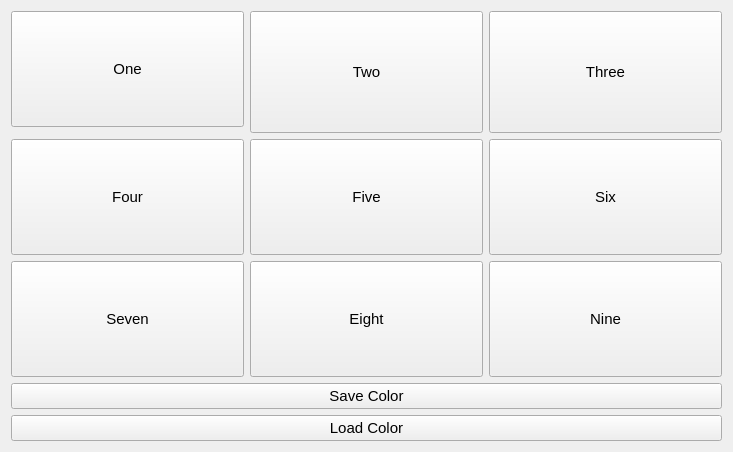
<?xml version="1.0" encoding="UTF-8"?>
<ui version="4.0">
 <class>Widget</class>
 <widget class="QWidget" name="Widget">
  <property name="geometry">
   <rect>
    <x>0</x>
    <y>0</y>
    <width>733</width>
    <height>452</height>
   </rect>
  </property>
  <property name="windowTitle">
   <string>Widget</string>
  </property>
  <layout class="QVBoxLayout" name="verticalLayout">
   <item>
    <layout class="QGridLayout" name="gridLayout">
     <item row="0" column="0">
      <widget class="QPushButton" name="Button_1">
       <property name="sizePolicy">
        <sizepolicy hsizetype="Minimum" vsizetype="Expanding">
         <horstretch>0</horstretch>
         <verstretch>0</verstretch>
        </sizepolicy>
       </property>
       <property name="font">
        <font>
         <pointsize>11</pointsize>
        </font>
       </property>
       <property name="text">
        <string>One</string>
       </property>
      </widget>
     </item>
     <item row="0" column="1" rowspan="2">
      <widget class="QPushButton" name="Button_2">
       <property name="sizePolicy">
        <sizepolicy hsizetype="Minimum" vsizetype="Expanding">
         <horstretch>0</horstretch>
         <verstretch>0</verstretch>
        </sizepolicy>
       </property>
       <property name="font">
        <font>
         <pointsize>11</pointsize>
        </font>
       </property>
       <property name="text">
        <string>Two</string>
       </property>
      </widget>
     </item>
     <item row="2" column="0">
      <widget class="QPushButton" name="Button_4">
       <property name="sizePolicy">
        <sizepolicy hsizetype="Minimum" vsizetype="Expanding">
         <horstretch>0</horstretch>
         <verstretch>0</verstretch>
        </sizepolicy>
       </property>
       <property name="font">
        <font>
         <pointsize>11</pointsize>
        </font>
       </property>
       <property name="text">
        <string>Four</string>
       </property>
      </widget>
     </item>
     <item row="2" column="1">
      <widget class="QPushButton" name="Button_5">
       <property name="sizePolicy">
        <sizepolicy hsizetype="Minimum" vsizetype="Expanding">
         <horstretch>0</horstretch>
         <verstretch>0</verstretch>
        </sizepolicy>
       </property>
       <property name="font">
        <font>
         <pointsize>11</pointsize>
        </font>
       </property>
       <property name="text">
        <string>Five</string>
       </property>
      </widget>
     </item>
     <item row="2" column="2">
      <widget class="QPushButton" name="Button_6">
       <property name="sizePolicy">
        <sizepolicy hsizetype="Minimum" vsizetype="Expanding">
         <horstretch>0</horstretch>
         <verstretch>0</verstretch>
        </sizepolicy>
       </property>
       <property name="font">
        <font>
         <pointsize>11</pointsize>
        </font>
       </property>
       <property name="text">
        <string>Six</string>
       </property>
      </widget>
     </item>
     <item row="3" column="0">
      <widget class="QPushButton" name="Button_7">
       <property name="sizePolicy">
        <sizepolicy hsizetype="Minimum" vsizetype="Expanding">
         <horstretch>0</horstretch>
         <verstretch>0</verstretch>
        </sizepolicy>
       </property>
       <property name="font">
        <font>
         <pointsize>11</pointsize>
        </font>
       </property>
       <property name="text">
        <string>Seven</string>
       </property>
      </widget>
     </item>
     <item row="3" column="1">
      <widget class="QPushButton" name="Button_8">
       <property name="sizePolicy">
        <sizepolicy hsizetype="Minimum" vsizetype="Expanding">
         <horstretch>0</horstretch>
         <verstretch>0</verstretch>
        </sizepolicy>
       </property>
       <property name="font">
        <font>
         <pointsize>11</pointsize>
        </font>
       </property>
       <property name="text">
        <string>Eight</string>
       </property>
      </widget>
     </item>
     <item row="3" column="2">
      <widget class="QPushButton" name="Button_9">
       <property name="sizePolicy">
        <sizepolicy hsizetype="Minimum" vsizetype="Expanding">
         <horstretch>0</horstretch>
         <verstretch>0</verstretch>
        </sizepolicy>
       </property>
       <property name="font">
        <font>
         <pointsize>11</pointsize>
        </font>
       </property>
       <property name="text">
        <string>Nine</string>
       </property>
      </widget>
     </item>
     <item row="0" column="2" rowspan="2">
      <widget class="QPushButton" name="Button_3">
       <property name="sizePolicy">
        <sizepolicy hsizetype="Minimum" vsizetype="Expanding">
         <horstretch>0</horstretch>
         <verstretch>0</verstretch>
        </sizepolicy>
       </property>
       <property name="font">
        <font>
         <pointsize>11</pointsize>
        </font>
       </property>
       <property name="text">
        <string>Three</string>
       </property>
      </widget>
     </item>
    </layout>
   </item>
   <item>
    <widget class="QPushButton" name="SaveColor">
     <property name="font">
      <font>
       <pointsize>11</pointsize>
      </font>
     </property>
     <property name="text">
      <string>Save Color</string>
     </property>
    </widget>
   </item>
   <item>
    <widget class="QPushButton" name="LoadColor">
     <property name="font">
      <font>
       <pointsize>11</pointsize>
      </font>
     </property>
     <property name="text">
      <string>Load Color</string>
     </property>
    </widget>
   </item>
  </layout>
 </widget>
 <resources/>
 <connections/>
</ui>
